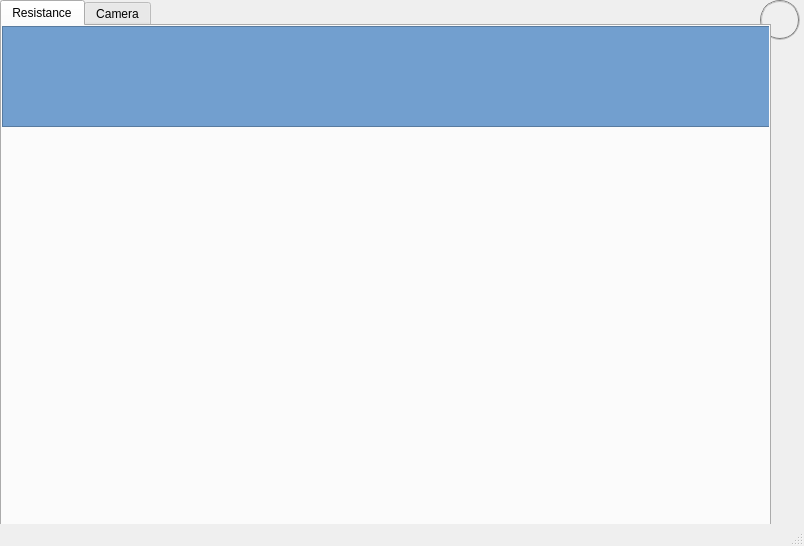
<?xml version="1.0" encoding="UTF-8"?>
<ui version="4.0">
 <class>history</class>
 <widget class="QMainWindow" name="history">
  <property name="geometry">
   <rect>
    <x>0</x>
    <y>0</y>
    <width>804</width>
    <height>546</height>
   </rect>
  </property>
  <property name="windowTitle">
   <string>MainWindow</string>
  </property>
  <widget class="QWidget" name="centralwidget">
   <widget class="QPushButton" name="pushButton">
    <property name="geometry">
     <rect>
      <x>760</x>
      <y>0</y>
      <width>40</width>
      <height>40</height>
     </rect>
    </property>
    <property name="minimumSize">
     <size>
      <width>40</width>
      <height>40</height>
     </size>
    </property>
    <property name="styleSheet">
     <string notr="true">border-radius: 20px;  border: 2px groove gray;

border-image: url(:/new/image/back.jpg);</string>
    </property>
    <property name="text">
     <string/>
    </property>
   </widget>
   <widget class="QTabWidget" name="tabWidget">
    <property name="geometry">
     <rect>
      <x>0</x>
      <y>0</y>
      <width>771</width>
      <height>531</height>
     </rect>
    </property>
    <property name="styleSheet">
     <string notr="true">border-image: url(:/new/image/bk2.jpg);</string>
    </property>
    <property name="currentIndex">
     <number>0</number>
    </property>
    <widget class="QWidget" name="register1">
     <attribute name="title">
      <string>Resistance</string>
     </attribute>
     <widget class="QTableWidget" name="resistanceList">
      <property name="geometry">
       <rect>
        <x>0</x>
        <y>0</y>
        <width>771</width>
        <height>101</height>
       </rect>
      </property>
      <property name="styleSheet">
       <string notr="true">background-color: rgb(114, 159, 207);
border-image: url();</string>
      </property>
     </widget>
     <widget class="QLabel" name="resistanceHistory">
      <property name="geometry">
       <rect>
        <x>90</x>
        <y>110</y>
        <width>601</width>
        <height>381</height>
       </rect>
      </property>
      <property name="text">
       <string/>
      </property>
     </widget>
    </widget>
    <widget class="QWidget" name="camera">
     <attribute name="title">
      <string>Camera</string>
     </attribute>
     <widget class="QTableWidget" name="cameraList">
      <property name="geometry">
       <rect>
        <x>0</x>
        <y>0</y>
        <width>771</width>
        <height>111</height>
       </rect>
      </property>
      <property name="styleSheet">
       <string notr="true">background-color: rgb(114, 159, 207);
border-image: url();</string>
      </property>
     </widget>
     <widget class="QLabel" name="cameraHistory">
      <property name="geometry">
       <rect>
        <x>210</x>
        <y>140</y>
        <width>320</width>
        <height>240</height>
       </rect>
      </property>
      <property name="text">
       <string/>
      </property>
     </widget>
    </widget>
   </widget>
  </widget>
  <widget class="QMenuBar" name="menubar">
   <property name="geometry">
    <rect>
     <x>0</x>
     <y>0</y>
     <width>804</width>
     <height>22</height>
    </rect>
   </property>
  </widget>
  <widget class="QStatusBar" name="statusbar"/>
 </widget>
 <resources/>
 <connections/>
</ui>
